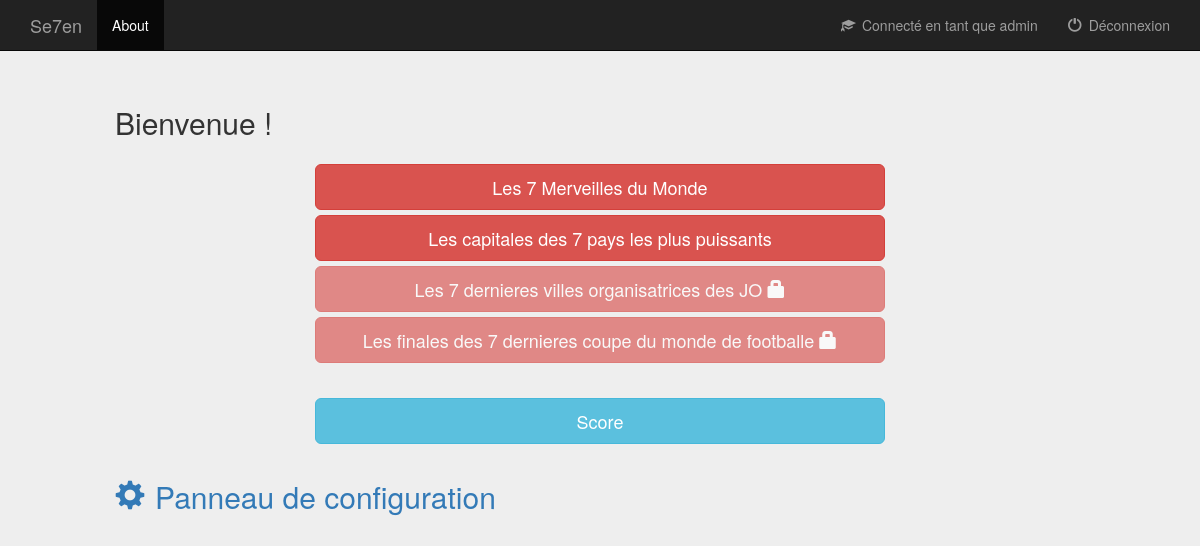
The app's page /main/menu_principal.php (signed in) with its own data.
### tables this page shows
CREATE TABLE `questionnaires` (
  `idQuestionnaire` smallint(6) NOT NULL,
  `nomQuestionnaire` tinytext NOT NULL,
  `statut` varchar(50)

);

### main/menu_principal.php (the view, shortened to what this page needs)
<?php
    require ('header.php');
    require('../database_auth.php');
?>
    <div class="col-lg-offset-1 col-md-offset-1 col-sm-offset-1 col-lg-11 col-md-11 col-sm-11"> <h2>Bienvenue !</h2> </div>
    <?php
    $req=$bd->prepare('select * from Questionnaires');
    $req->execute();
    $req2=$bd->prepare('select progression from users where login=:l');
    $req2->bindvalue(':l',@$_SESSION['login']);
    $req2->execute();
    $tab2 = $req2->fetch(PDO::FETCH_ASSOC);
    if(!isset($_SESSION['login'])){
      echo '<div class="col-lg-offset-3 col-lg-6 col-lg-offset-3 col-md-offset-3 col-md-6 col-md-offset-3 col-sm-offset-3 col-sm-6 col-sm-offset-3 container_questionnaire" style="text-align: center;">';
      echo "<button class='btn btn-lg btn-danger btn-block questionnaire_form_submitter' id='buttonQuestionnaire1'>Les 7 merveilles du monde</button>";
      echo "<form method='POST' action='jeuLeaflet.php' id='formQuestionnaire1'>";
      echo "<input type='hidden' name='idQuestionnaire' value='1'>";
      echo "<input type='hidden' name='nomQuestionnaire' value='Les 7 merveilles du monde'>";
      echo "</form>";
      echo "</div>";
      echo '<div class="col-lg-12 col-md-12 col-sm-12" id="message_invite"> Vous êtes connecté en tant qu’invité.' . '</br>' . 'Pour avoir accès à tout les questionnaires proposés, inscrivez-vous ou connectez-vous.
      </div>';
    }
    else{
      echo '<div class="col-lg-offset-3 col-lg-6 col-lg-offset-3 col-md-offset-3 col-md-6 col-md-offset-3 col-sm-offset-3 col-sm-6 col-sm-offset-3 container_questionnaire" style="text-align: center;">';
        while($tab = $req->fetch(PDO::FETCH_ASSOC)){
          if($tab2['progression'] < $tab['idQuestionnaire'])
          {
            echo "<button disabled='disabled' class='btn btn-lg btn-danger btn-block questionnaire_form_submitter' id='buttonQuestionnaire" . $tab['idQuestionnaire'] . "'>". $tab['nomQuestionnaire'] . " <span class='glyphicon glyphicon-lock'></span</button>";
          }
          else
          {
            if($tab['statut'] == 'desactive'){
              echo "<button disabled='disabled' class='btn btn-lg btn-danger btn-block questionnaire_form_submitter' id='buttonQuestionnaire" . $tab['idQuestionnaire'] . "'>". $tab['nomQuestionnaire'] . " <span class='glyphicon glyphicon-lock'></span</button>";
            }
            else{
              echo "<button class='btn btn-lg btn-danger btn-block questionnaire_form_submitter' id='buttonQuestionnaire" . $tab['idQuestionnaire'] . "'>" . $tab['nomQuestionnaire'] . "</button>";
            }
          }
        }
      echo "</div>";
      echo '
        <div class="col-lg-offset-3 col-lg-6 col-lg-offset-3 col-md-offset-3 col-md-6 col-md-offset-3 col-sm-offset-3 col-sm-6 col-sm-offset-3" style="text-align: center;">
          <a href="score.php" style="color: white; text-decoration:none">
            <button class="btn btn-lg btn-info btn-block">Score</button>
          </a>
        </div>
        ';
   }
    if(isset($_SESSION['statut']) && $_SESSION['statut']==="admin")
      echo '<div id="panneau_config_link" class="col-lg-offset-1 col-lg-11 col-md-offset-1 col-md-11 col-sm-offset-1 col-sm-11">
        <a href="administration.php"><h2><span class="glyphicon glyphicon-cog"></span>Panneau de configuration</h2></a>
      </div>'
    ?>
</body>
</html>

### main/css/header.css (style rules this page uses)
body { padding-bottom: 40px; background-color: #eee; }

### main/css/menu_principal.css (style rules this page uses)
.glyphicon-cog { margin-right: 10px; }
#panneau_config_link { margin-top: 15px; }
.container_questionnaire { margin-top: 15px; }
.btn-danger { margin-bottom: 5px; }
.btn-info { margin-top: 30px; }

### records on screen
questionnaires: nomQuestionnaire "Les 7 Merveilles du Monde"
questionnaires: nomQuestionnaire "Les capitales des 7 pays les plus puissants"
questionnaires: nomQuestionnaire "Les 7 dernieres villes organisatrices des JO"
questionnaires: nomQuestionnaire "Les finales des 7 dernieres coupe du monde de footballe"

### other values on screen
$_SESSION['login'] "admin"
